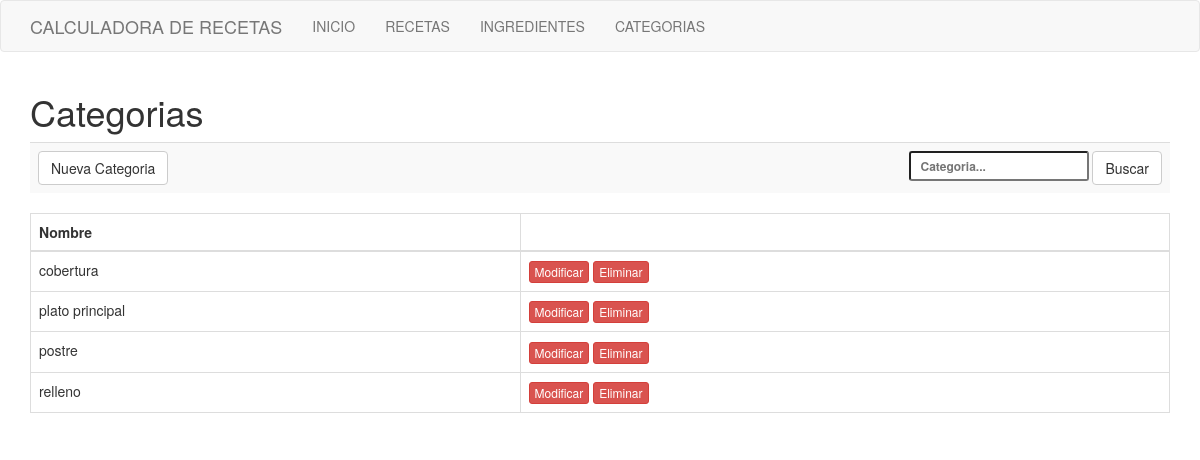
Page /categorias.php on the committed database.
### tables this page shows
CREATE TABLE `categoria` (
  `id_categoria` tinyint(2) UNSIGNED NOT NULL,
  `categoria` varchar(20) NOT NULL
);

### categorias.php (the view, shortened to what this page needs)
<!DOCTYPE html>
<html lang="es">
<head>
	<link rel="stylesheet" type="text/css" href="bootstrap/css/bootstrap.min.css">
</head>
<body>
	<?php
		include "navbar.php";
	?>
	<div class="container">
		<div class="row">
			<div class="col-md-12">
				<h1>Categorias</h1>
				<table class="table table-striped">
					<th>
						<a href="./alta_categoria.php" class="btn btn-default">Nueva Categoria</a>
					</th>
					<th>
					<div class="text-right">
						<form method="post">
							<input type="text" class="input-sm" placeholder="Categoria..." name="xcategoria"/>
							<button name="buscar" type="submit" class="btn btn-default">Buscar</button>
						</form>
					</div>
					</th>
				</table>
				<?php
					$con = connect();
					$where="";
					$sql = "SELECT * FROM categoria $where order by categoria";
					$query  =$con->query($sql);
					$data =  array();
					if($query){
						while($r = $query->fetch_object()){
							$data[] = $r;
						}
					}
				?>
				<?php if(count($data)>0):?>
					<table class="table table-bordered">
						<thead>
							<th>Nombre</th>
							<th></th>
						</thead>
						<?php foreach($data as $d):?>
							<tr>
								<td><?php echo $d->categoria; ?></td>
								<td>
									<a href="./modif_categoria.php?id=<?php echo $d->id_categoria?>" class='btn btn-danger btn-xs'>Modificar</a>
									<a href="./baja_categoria.php?id=<?php echo $d->id_categoria?>" class='btn btn-danger btn-xs'>Eliminar</a>
								</td>
							</tr>
						<?php endforeach; ?>
					</table>
				<?php else:?>
				<p class="alert alert-warning">No hay datos</p>
			<?php endif; ?>
		</div>
	</div>
</div>
</body>
</html>

### rows in the picture
categoria: categoria "cobertura"
categoria: categoria "plato principal"
categoria: categoria "postre"
categoria: categoria "relleno"
